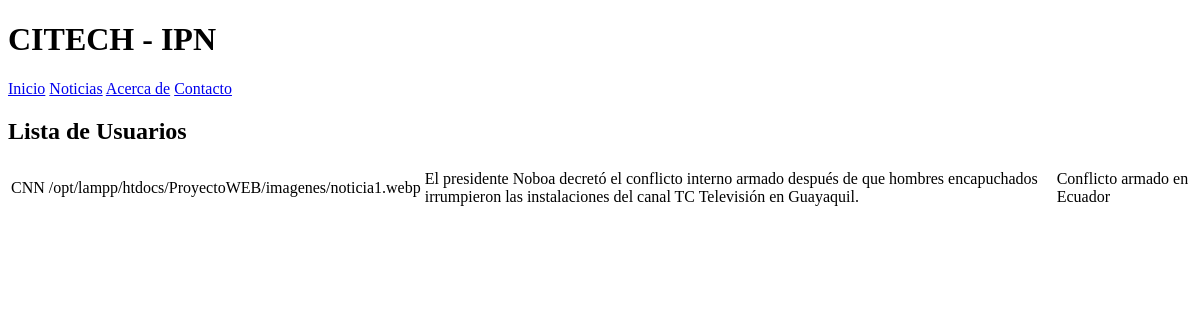
Before: /php/noticia.php?titulo=Conflicto armado en Ecuador with the older database file.
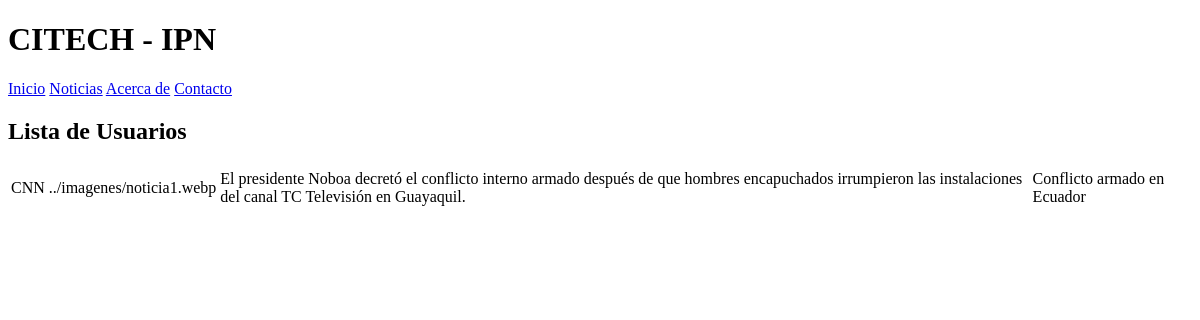
After: the same page with the newer database file.
### tables this page shows
CREATE TABLE `Noticias` (
  `id_noticia` int(20) NOT NULL,
  `autor` varchar(30) NOT NULL,
  `imagen` varchar(300) NOT NULL,
  `texto` varchar(5000) NOT NULL,
  `tituloNot` varchar(30) NOT NULL
);

### php/noticia.php (the view, shortened to what this page needs)
<?php
$host = 'localhost';
$db   = 'ProyectoWEB';
$user = 'root';
$pass = '';
$conexion = new mysqli($host, $user, $pass, $db);
if(isset($_GET['titulo'])){
    $titulo=$_GET['titulo'];
}
else{
    header("Location: noticias.php");
    exit();
}
$sql= "SELECT * FROM Noticias WHERE tituloNot=?";
$stmt=$conexion->prepare($sql);
$stmt->bind_param("s",$titulo);
$stmt->execute();
$dato=$stmt->get_result();
?>
<!DOCTYPE html>
<html lang="es">
<head>
</head>
<body>
<header>
    <h1>CITECH - IPN</h1>
</header>
<nav>
    <a href="../html/index.html">Inicio</a>
    <a href="../php/noticias.php">Noticias</a>
    <a href="../html/AcercaDe.html">Acerca de</a>
    <a href="../html/index.html#contacto">Contacto</a>
</nav>
<h2>Lista de Usuarios</h2>
<table>
    <tbody>
        <tr>
        <?php while ($row = $dato->fetch_assoc()): ?>
            <tr>
                <td><?php echo htmlspecialchars($row['autor']); ?></td>
                <td><?php echo htmlspecialchars($row['imagen']); ?></td>
                <td><?php echo htmlspecialchars($row['texto']); ?></td>
                <td><?php echo htmlspecialchars($row['tituloNot']); ?></td>
            </tr>
        <?php endwhile; ?>
        </tr>
    </tbody>
</table>
</body>
</html>

Changed rows visible on the page:
changed noticias "CNN": imagen "/opt/lampp/htdocs/ProyectoWEB/imagenes/noticia1.webp" → "../imagenes/noticia1.webp"
